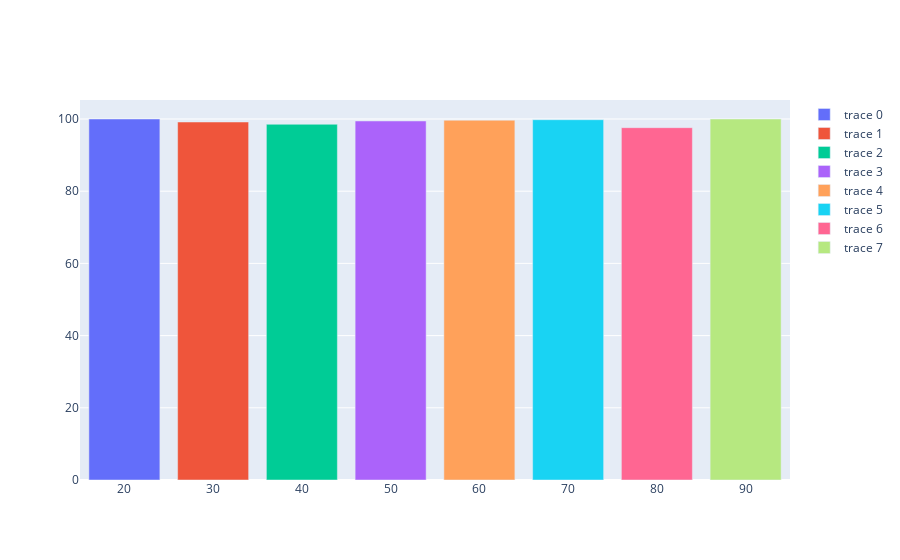

Notebook source saved alongside this figure:
### Code cell
indices = df['age'].value_counts().sort_index().index
values = df['age'].value_counts().sort_index().values

# Create graph object
fig = go.Figure()

# for each age group add a readtime 
for age in indices:
    avg_scroll_pct = df[df['age'] == age]['scroll_percentage'].mean()
    fig.add_trace(go.Bar(x=[age], y = [avg_scroll_pct], textfont_size=20))

fig.show()

### Figure 1 — Plotly figure (JSON) as saved in the notebook; plotly's stock layout.template omitted (floating-point values rounded to 4 significant figures)
{"data": [{"textfont": {"size": 20}, "type": "bar", "x": [20], "y": [100]}, {"textfont": {"size": 20}, "type": "bar", "x": [30], "y": [99.17]}, {"textfont": {"size": 20}, "type": "bar", "x": [40], "y": [98.54]}, {"textfont": {"size": 20}, "type": "bar", "x": [50], "y": [99.45]}, {"textfont": {"size": 20}, "type": "bar", "x": [60], "y": [99.66]}, {"textfont": {"size": 20}, "type": "bar", "x": [70], "y": [99.8]}, {"textfont": {"size": 20}, "type": "bar", "x": [80], "y": [97.6]}, {"textfont": {"size": 20}, "type": "bar", "x": [90], "y": [100]}], "layout": {}}
